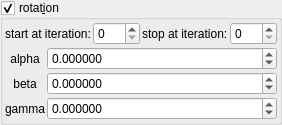
    <widget class="MyGroupBox" name="groupCheck_transf_function_enabledR_false">
     <property name="toolTip">
      <string/>
     </property>
     <property name="title">
      <string>rotat&amp;ion</string>
     </property>
     <property name="checkable">
      <bool>true</bool>
     </property>
     <layout class="QVBoxLayout" name="verticalLayout_31" stretch="0,0">
      <property name="spacing">
       <number>2</number>
      </property>
      <property name="leftMargin">
       <number>2</number>
      </property>
      <property name="topMargin">
       <number>2</number>
      </property>
      <property name="rightMargin">
       <number>2</number>
      </property>
      <property name="bottomMargin">
       <number>2</number>
      </property>
      <item>
       <layout class="QGridLayout" name="gridLayout_66">
        <property name="spacing">
         <number>2</number>
        </property>
        <item row="0" column="0">
         <widget class="QLabel" name="label_249">
          <property name="text">
           <string>start at iteration:</string>
          </property>
         </widget>
        </item>
        <item row="0" column="2">
         <widget class="QLabel" name="label_248">
          <property name="text">
           <string>stop at iteration:</string>
          </property>
         </widget>
        </item>
        <item row="0" column="1">
         <widget class="MySpinBox" name="spinboxInt_transf_start_iterations_R">
          <property name="sizePolicy">
           <sizepolicy hsizetype="Minimum" vsizetype="Maximum">
            <horstretch>0</horstretch>
            <verstretch>0</verstretch>
           </sizepolicy>
          </property>
          <property name="maximum">
           <number>999</number>
          </property>
         </widget>
        </item>
        <item row="0" column="3">
         <widget class="MySpinBox" name="spinboxInt_transf_stop_iterations_R">
          <property name="sizePolicy">
           <sizepolicy hsizetype="Minimum" vsizetype="Maximum">
            <horstretch>0</horstretch>
            <verstretch>0</verstretch>
           </sizepolicy>
          </property>
          <property name="maximum">
           <number>999</number>
          </property>
         </widget>
        </item>
       </layout>
      </item>
      <item>
       <layout class="QGridLayout" name="gridLayout_10" columnstretch="0,1">
        <property name="spacing">
         <number>2</number>
        </property>
        <item row="1" column="1">
         <widget class="MyDoubleSpinBox" name="spinboxd3_transf_rotation_y">
          <property name="sizePolicy">
           <sizepolicy hsizetype="Minimum" vsizetype="Maximum">
            <horstretch>0</horstretch>
            <verstretch>0</verstretch>
           </sizepolicy>
          </property>
          <property name="prefix">
           <string/>
          </property>
          <property name="suffix">
           <string/>
          </property>
          <property name="decimals">
           <number>6</number>
          </property>
          <property name="minimum">
           <double>-180.000000000000000</double>
          </property>
          <property name="maximum">
           <double>180.000000000000000</double>
          </property>
          <property name="singleStep">
           <double>1.000000000000000</double>
          </property>
         </widget>
        </item>
        <item row="2" column="1">
         <widget class="MyDoubleSpinBox" name="spinboxd3_transf_rotation_z">
          <property name="sizePolicy">
           <sizepolicy hsizetype="Minimum" vsizetype="Maximum">
            <horstretch>0</horstretch>
            <verstretch>0</verstretch>
           </sizepolicy>
          </property>
          <property name="prefix">
           <string/>
          </property>
          <property name="suffix">
           <string/>
          </property>
          <property name="decimals">
           <number>6</number>
          </property>
          <property name="minimum">
           <double>-180.000000000000000</double>
          </property>
          <property name="maximum">
           <double>180.000000000000000</double>
          </property>
          <property name="singleStep">
           <double>1.000000000000000</double>
          </property>
         </widget>
        </item>
        <item row="1" column="0">
         <widget class="QLabel" name="label_34">
          <property name="text">
           <string notr="true">beta</string>
          </property>
          <property name="alignment">
           <set>Qt::AlignCenter</set>
          </property>
         </widget>
        </item>
        <item row="0" column="1">
         <widget class="MyDoubleSpinBox" name="spinboxd3_transf_rotation_x">
          <property name="sizePolicy">
           <sizepolicy hsizetype="Minimum" vsizetype="Maximum">
            <horstretch>0</horstretch>
            <verstretch>0</verstretch>
           </sizepolicy>
          </property>
          <property name="prefix">
           <string/>
          </property>
          <property name="suffix">
           <string/>
          </property>
          <property name="decimals">
           <number>6</number>
          </property>
          <property name="minimum">
           <double>-180.000000000000000</double>
          </property>
          <property name="maximum">
           <double>180.000000000000000</double>
          </property>
          <property name="singleStep">
           <double>1.000000000000000</double>
          </property>
         </widget>
        </item>
        <item row="0" column="0">
         <widget class="QLabel" name="label_35">
          <property name="text">
           <string notr="true">alpha</string>
          </property>
          <property name="alignment">
           <set>Qt::AlignCenter</set>
          </property>
         </widget>
        </item>
        <item row="2" column="0">
         <widget class="QLabel" name="label_36">
          <property name="text">
           <string notr="true">gamma</string>
          </property>
          <property name="alignment">
           <set>Qt::AlignCenter</set>
          </property>
         </widget>
        </item>
       </layout>
      </item>
     </layout>
    </widget>
